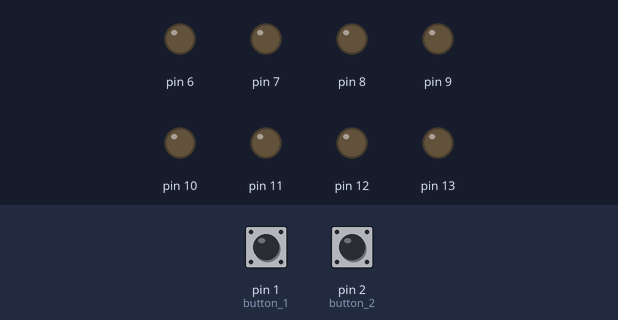
This sketch was run on a simulated Arduino Uno, built with avr-gcc and run on an emulated ATmega328P. Shown: output pins drawn as LEDs (lit = HIGH). The inputs (shaded band) are chosen by the test bench; at power-on: pin 1 (button_1) HIGH, pin 2 (button_2) HIGH.

Above: at 1.2 s.
1.3 s: pin 1 (button_1) pulled LOW for 0.15 s
At 1.37 s:
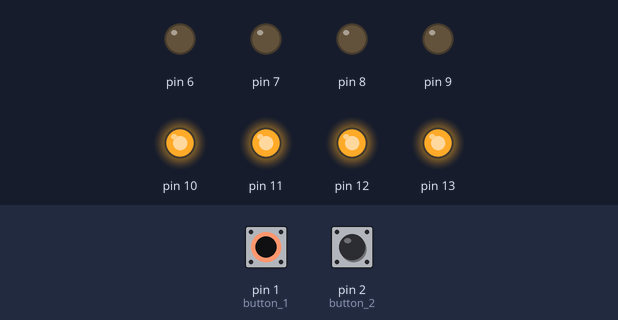
2.9 s: pin 2 (button_2) pulled LOW for 0.15 s
At 2.97 s:
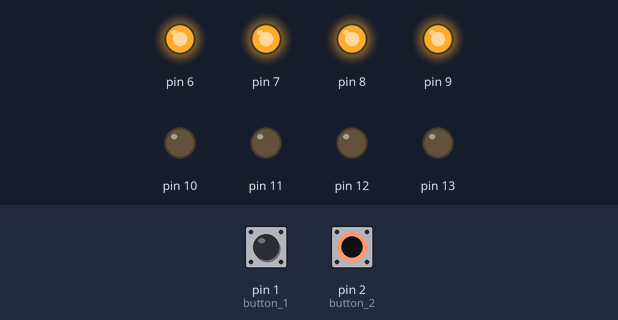
4.5 s: pin 2 (button_2) pulled LOW for 3.2 s
At 8.2 s:
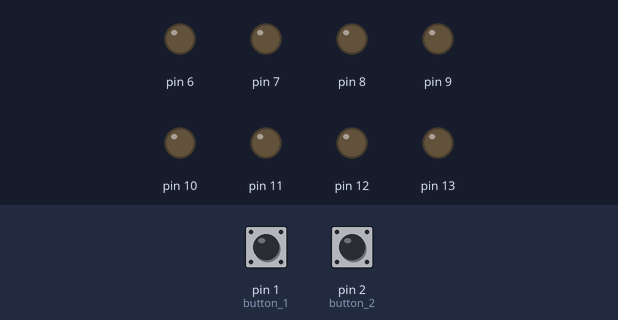
9.2 s: pin 1 (button_1) pulled LOW for 3.2 s
At 10.5 s:
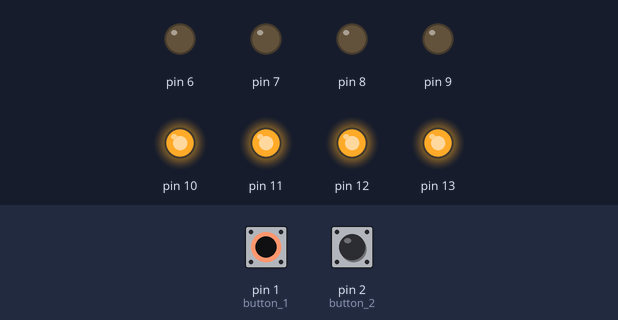
13.9 s: pin 1 (button_1) driven LOW and pin 2 (button_2) driven LOW
At 15.3 s:
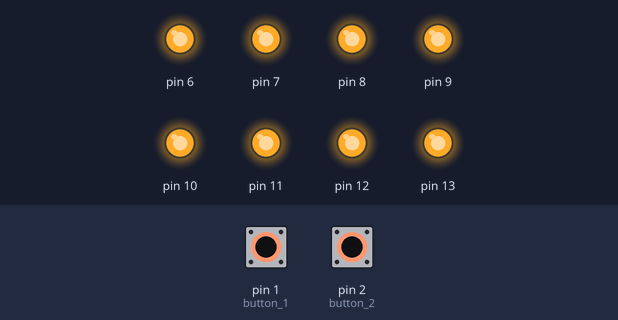
Timing chart, 0 to 16.4 s (numbered marks = the images above; inputs shaded):
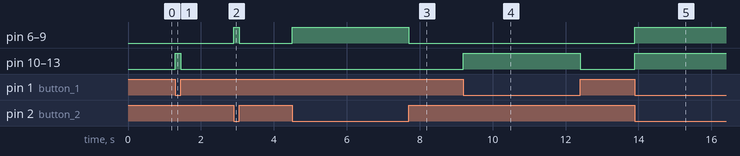

Measured:
- after the input at 1.3 s, pin 10–13: LOW → HIGH at once, → LOW 0.15 s later
- after the input at 2.9 s, pin 6–9: LOW → HIGH at once, → LOW 0.15 s later
- after the input at 4.5 s, pin 6–9: LOW → HIGH at once, → LOW 3.2 s later
- after the input at 9.2 s, pin 10–13: LOW → HIGH at once, → LOW 3.2 s later
- after the input at 13.9 s, pin 6–13: LOW → HIGH at once

The sketch:

Liquid_Crystal_Display.ino
```cpp
int buttonState_1 = 0;
int buttonState_2 = 0;
int button_1 = 1;
int button_2 = 2;
void setup(){
pinMode(button_1, INPUT);
pinMode(button_2, INPUT);
pinMode(13,OUTPUT);
pinMode(12,OUTPUT);
pinMode(11,OUTPUT);
pinMode(10,OUTPUT);
pinMode(9,OUTPUT);
pinMode(8,OUTPUT);
pinMode(7,OUTPUT);
pinMode(6,OUTPUT);
}
void loop() {
buttonState_1 = digitalRead(button_1);
buttonState_2 = digitalRead(button_2);
combination_1();
combination_2();
combination_3();
combination_4();
}
void combination_1(){
if (buttonState_1 == LOW && buttonState_2 == LOW){
digitalWrite(13, HIGH);
digitalWrite(12, HIGH);
digitalWrite(11, HIGH);
digitalWrite(10, HIGH);
digitalWrite(9, HIGH);
digitalWrite(8, HIGH);
digitalWrite(7, HIGH);
digitalWrite(6, HIGH);
}
}
void combination_2(){
if (buttonState_1 == LOW && buttonState_2 == HIGH){
digitalWrite(13, HIGH);
digitalWrite(12, HIGH);
digitalWrite(11, HIGH);
digitalWrite(10, HIGH);
digitalWrite(9, LOW);
digitalWrite(8, LOW);
digitalWrite(7, LOW);
digitalWrite(6, LOW);
}
}
void combination_3(){
if (buttonState_1 == HIGH && buttonState_2 == LOW){
digitalWrite(13, LOW);
digitalWrite(12,LOW);
digitalWrite(11, LOW);
digitalWrite(10, LOW);
digitalWrite(9, HIGH);
digitalWrite(8, HIGH);
digitalWrite(7, HIGH);
digitalWrite(6, HIGH);
}
}
void combination_4(){
if (buttonState_1 == HIGH && buttonState_2 == HIGH){
digitalWrite(13, LOW);
digitalWrite(12,LOW);
digitalWrite(11, LOW);
digitalWrite(10, LOW);
digitalWrite(9, LOW);
digitalWrite(8,LOW);
digitalWrite(7, LOW);
digitalWrite(6, LOW);
}
}
```
